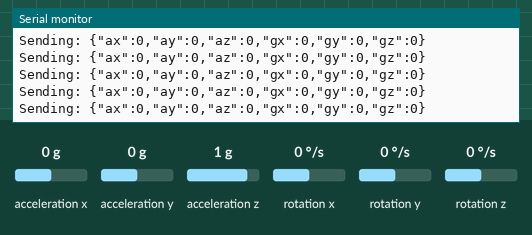
Bench run of a sketch on a simulated ESP32. Parts: the last lines printed to the serial monitor. Wiring (inferred from the names in the program): MPU-6050 motion sensor at I2C address 0x68. The test bench sets the inputs (shaded band); at power-on: rotation x 0 °/s, acceleration x 0 g, acceleration z 1 g, acceleration y 0 g, rotation y 0 °/s, rotation z 0 °/s. WiFi joins after 1.5 s; servers stay silent unless stated; no MQTT or app messages arrive unless stated.

Above: at 10.9 s.
11.0 s: rotation x set to 12 °/s
At 11.7 s:
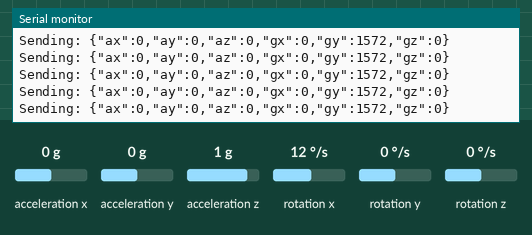
14.0 s: acceleration x set to 0.8 g
At 14.5 s:
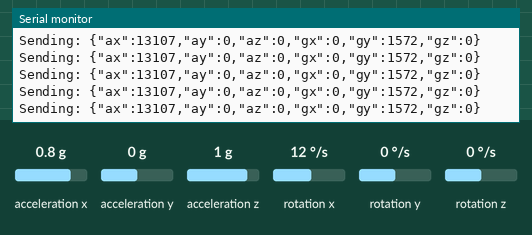
17.0 s: acceleration z set to 1.4 g
At 17.5 s:
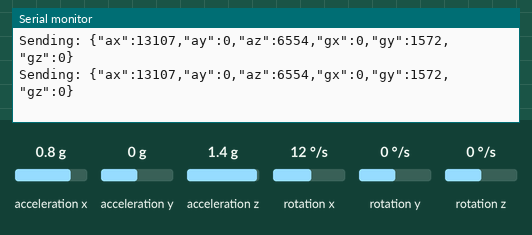
20.0 s: rotation x set to 0 °/s
At 20.9 s:
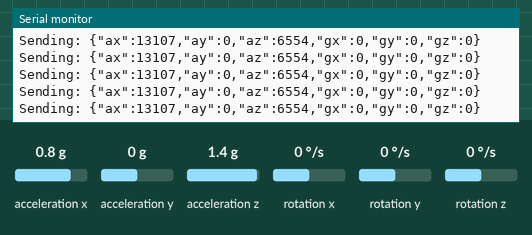

The sketch:

artWall.ino
```cpp
#include <WiFi.h>
#include <ArduinoMqttClient.h>
#include <Wire.h>

// WiFi and MQTT credentials
const char ssid[] = "*********"; // Wi-Fi network name
const char pass[] = "*********"; // Wi-Fi password

// MQTT Broker details
const char broker[] = "*******";  // shiftr.io broker URL (ex. userName.cloud.shiftr.io)
const char username[] = "*****";  // shiftr.io username  (ex. userName)
const char token[] = "*****";   // shiftr.io token - aka your secret key (ex. b4a3f2b6c7d8e9f0)

#define MPU6050_ADDR 0x68

//player1
//const char topic[] = "player1/motion";
//define SDA_PIN 6
//#define SCL_PIN 7
//#define INT_PIN 8

//player2
//const char topic[] = "player2/motion";
//#define SCL_PIN 8
//#define SDA_PIN 5
//#define INT_PIN 3

//player3
const char topic[] = "player3/motion";
#define SCL_PIN 5
#define SDA_PIN 2
#define INT_PIN 4

long axOffset = 0, ayOffset = 0, azOffset = 0;
long gxOffset = 0, gyOffset = 0, gzOffset = 0;

WiFiClient client;
MqttClient mqttClient(client);

void setup() {
  Serial.begin(115200);
  Wire.begin(SDA_PIN, SCL_PIN);

  // Connect to WiFi
  Serial.print("Connecting to WiFi...");
  WiFi.begin(ssid, pass);
  while (WiFi.status() != WL_CONNECTED) {
    Serial.print(".");
    delay(500);
  }
  Serial.println("\nWiFi connected!");

  // Connect to MQTT broker
  mqttClient.setUsernamePassword(username, token);
  Serial.print("Connecting to MQTT broker...");
  if (!mqttClient.connect(broker, 1883)) {
    Serial.print("Failed to connect to MQTT broker! Error code: ");
    Serial.println(mqttClient.connectError());
    while (true);
  }
  Serial.println("Connected to MQTT broker!");

  // Initialize MPU-6050
  Wire.begin(SDA_PIN, SCL_PIN);
  Wire.beginTransmission(MPU6050_ADDR);
  Wire.write(0x6B);
  Wire.write(0);
  Wire.endTransmission();

  // Initialize INT pin
  pinMode(INT_PIN, INPUT);
  Serial.println("MPU-6050 and INT pin initialized!");

  Serial.println("Starting Calibration... Please keep the sensor stationary.");

  // CALIBRATE THE SENSOR
  // Collect 100 readings and calculate the average
  for (int i = 0; i < 100; i++) {
    Wire.beginTransmission(MPU6050_ADDR);
    Wire.write(0x3B);
    Wire.endTransmission(false);
    Wire.requestFrom(MPU6050_ADDR, 14, true);

    int16_t ax = (Wire.read() << 8) | Wire.read();
    int16_t ay = (Wire.read() << 8) | Wire.read();
    int16_t az = (Wire.read() << 8) | Wire.read();

    int16_t gx = (Wire.read() << 8) | Wire.read();
    int16_t gy = (Wire.read() << 8) | Wire.read();
    int16_t gz = (Wire.read() << 8) | Wire.read();

    axOffset += ax;
    ayOffset += ay;
    azOffset += az;
    gxOffset += gx;
    gyOffset += gy;
    gzOffset += gz;

    delay(50);
  }

  // Calculate average offsets
  axOffset /= 100;
  ayOffset /= 100;
  azOffset /= 100;
  gxOffset /= 100;
  gyOffset /= 100;
  gzOffset /= 100;

  // Print offsets
  Serial.println("Calibration Complete!");
  Serial.print("Accel Offsets: axOffset="); Serial.print(axOffset);
  Serial.print(", ayOffset="); Serial.print(ayOffset);
  Serial.print(", azOffset="); Serial.println(azOffset);
  Serial.print("Gyro Offsets: gxOffset="); Serial.print(gxOffset);
  Serial.print(", gyOffset="); Serial.print(gyOffset);
  Serial.print(", gzOffset="); Serial.println(gzOffset);
  delay(3000);
}

void loop() {
  mqttClient.poll();
  Wire.beginTransmission(MPU6050_ADDR);
  Wire.write(0x3B);
  Wire.endTransmission(false);
  Wire.requestFrom(MPU6050_ADDR, 14, true);

  // Read accelerometer data
  int16_t ax = (Wire.read() << 8 | Wire.read());
  int16_t ay = (Wire.read() << 8 | Wire.read());
  int16_t az = (Wire.read() << 8 | Wire.read());

  // Read gyroscope data
  int16_t gx = (Wire.read() << 8 | Wire.read());
  int16_t gy = (Wire.read() << 8 | Wire.read());
  int16_t gz = (Wire.read() << 8 | Wire.read());

 // Subtract offsets from raw readings
  int correctedAx = ax - axOffset;
  int correctedAy = ay - ayOffset;
  int correctedAz = az - azOffset;

  int correctedGx = gx - gxOffset;
  int correctedGy = gy - gyOffset;
  int correctedGz = gz - gzOffset;

  // Package corrected values into JSON into a payload to send to MQTT broker
  String payload = "{";
  payload += "\"ax\":" + String(correctedAx) + ",";
  payload += "\"ay\":" + String(correctedAy) + ",";
  payload += "\"az\":" + String(correctedAz) + ",";
  payload += "\"gx\":" + String(correctedGx) + ",";
  payload += "\"gy\":" + String(correctedGy) + ",";
  payload += "\"gz\":" + String(correctedGz);
  payload += "}";

  // Publish the message
  Serial.print("Sending: ");
  Serial.println(payload);

  mqttClient.beginMessage(topic);
  mqttClient.print(payload);
  mqttClient.endMessage();

  delay(1);  // Publish data every 1ms
}
```

Measured:
- after the input at 11.0 s, the serial monitor: prints a new line at once (image 1)
- after the input at 14.0 s, the serial monitor: prints a new line at once (image 2)
- after the input at 17.0 s, the serial monitor: prints a new line at once (image 3)
- after the input at 20.0 s, the serial monitor: prints a new line at once (image 4)
